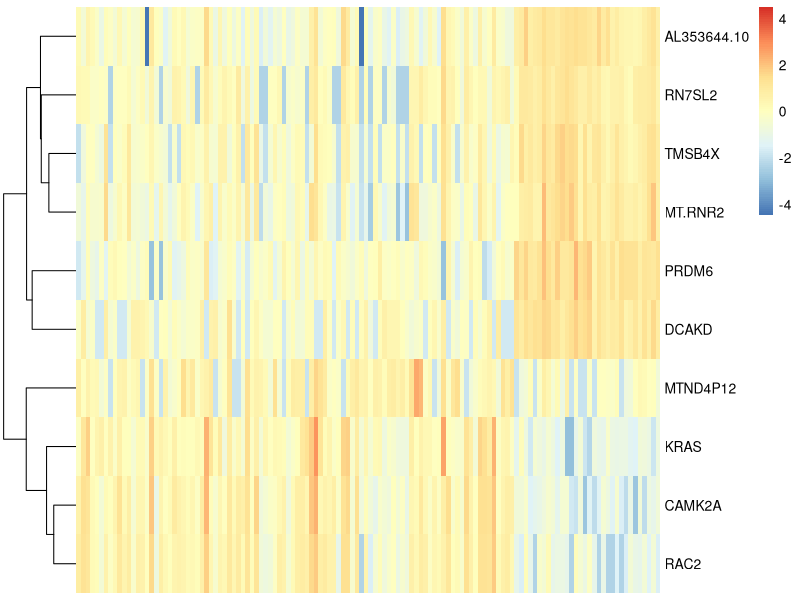
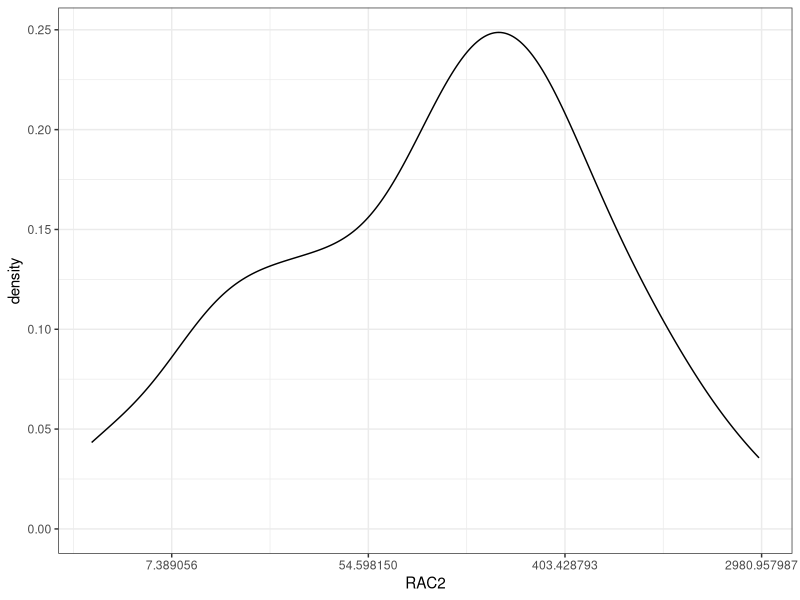
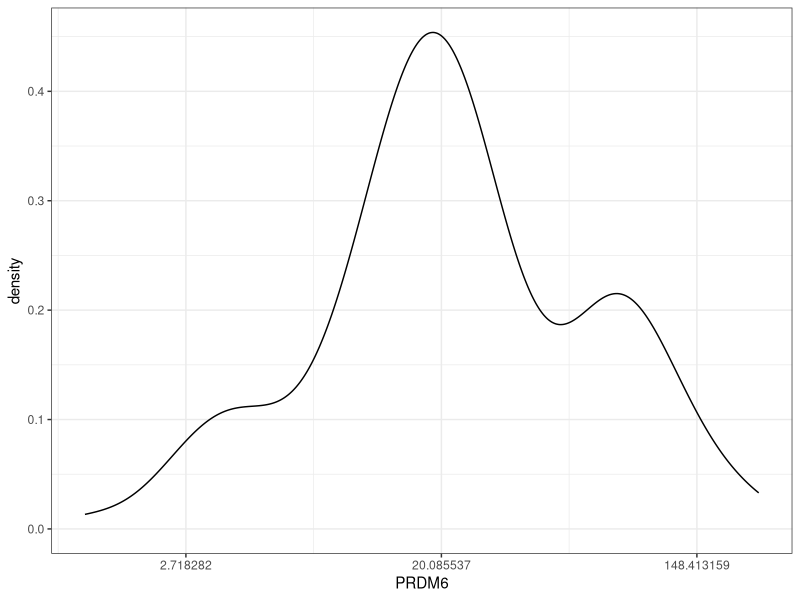

The R source for these figures, in order:
##  Import libraries
library(ggplot2)
library(dplyr)
library(pheatmap)
library(psych)

## Import dataset
all_data <- read.csv("Processed data.csv", header = T, stringsAsFactors = F)
pheatmap(t(log(all_data[,1:10] + 1)),
         scale = "row",
         cluster_cols = F)

corr.test(all_data[,1:10], method = "pearson")

##  Summary on genes
p1 <- ggplot(data = all_data, aes(x = RAC2)) +
  geom_density() +
  scale_x_continuous(trans = "log") +
  theme_bw()
p1

p2 <- ggplot(data = all_data, aes(x = PRDM6)) +
  geom_density() +
  scale_x_continuous(trans = "log") +
  theme_bw()
p2


